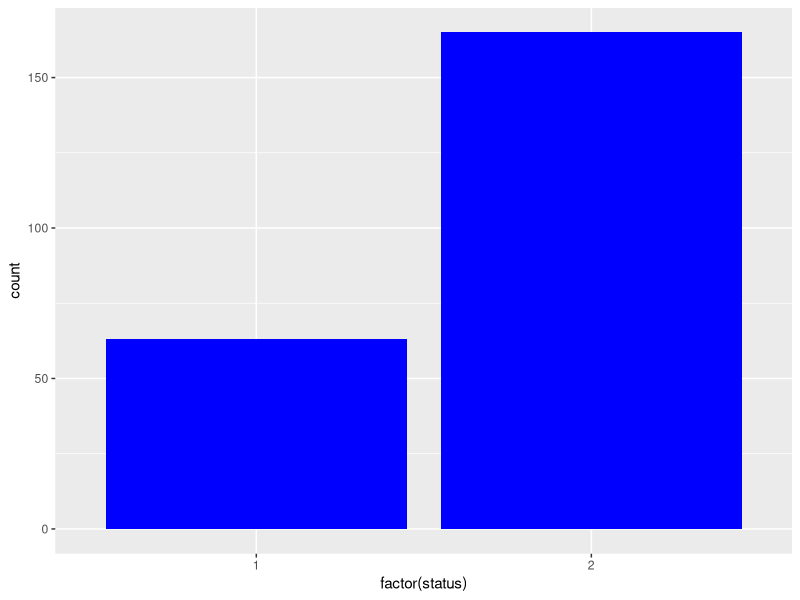

This figure's R source:
## ---- chunk 1

library(survival)
library(ggplot2)

## ---- chunk 2
summary(lung)

## ---- chunk 3

ggplot(lung,aes(x=factor(status)))+ geom_bar(stat="count", fill="blue")

